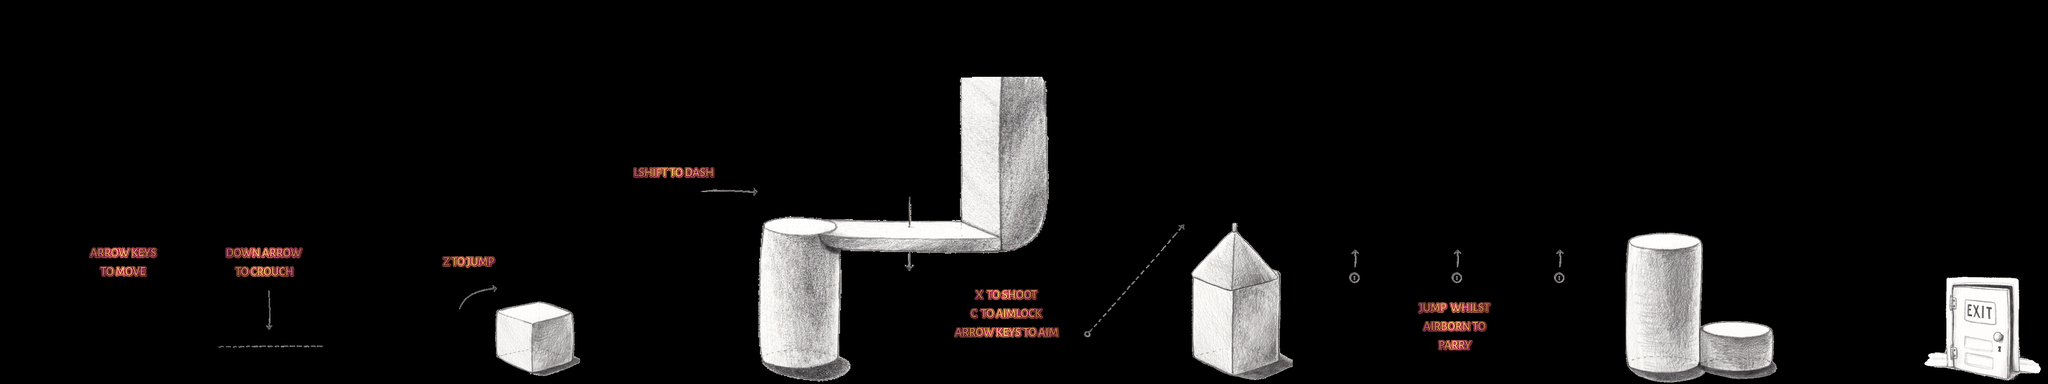

Below is a game level as drawn by its tile map, then a one-line description and the .tmx that defines it (tile-layer data replaced by summaries):
An orthogonal 160x30 tile map with 32x32 px tiles, 3 tile layers (Tile Layer 3, Tile Layer 2, Tile Layer 4), 2 tilesets and 22 objects.

<map version="1.9" tiledversion="1.9.2" orientation="orthogonal" renderorder="right-down" width="160" height="30" tilewidth="32" tileheight="32" infinite="0" nextlayerid="12" nextobjectid="47">
 <editorsettings>
  <export target="Tutorial.lua" format="lua" />
 </editorsettings>
 <tileset firstgid="1" name="Sheet" tilewidth="32" tileheight="32" tilecount="7776" columns="324">
  <image source="TutorialSheet.png" width="10388" height="768" />
 </tileset>
 <tileset firstgid="7777" name="TutorialPompts" tilewidth="300" tileheight="157" tilecount="6" columns="6">
  <image source="../Textures/Tutorial/TutorialPompts.png" width="1800" height="157" />
 </tileset>
 <layer id="6" name="Tile Layer 3" width="160" height="30">
  <data>[4800 cells, 871 non-empty, 871 distinct tile ids]</data>
 </layer>
 <layer id="2" name="Tile Layer 2" width="160" height="30" offsetx="10" offsety="-16">
  <data>[4800 cells, 253 non-empty, 219 distinct tile ids]</data>
 </layer>
 <layer id="8" name="Tile Layer 4" width="160" height="30">
  <data>[4800 cells, 42 non-empty, 42 distinct tile ids]</data>
 </layer>
 <objectgroup id="4" name="Floor">
  <object id="10" x="1239.67" y="799.667" width="180" height="6.66667" />
  <object id="11" x="1909.33" y="576" width="184.667" height="6.66667" />
  <object id="12" x="2990.67" y="682.667" width="206.667" height="6.66667" />
  <object id="13" x="4074" y="615" width="174.667" height="6.66667" />
  <object id="14" x="4252.67" y="832.333" width="172" height="5.33333" />
  <object id="18" x="-8" y="944" width="5112" height="24" />
 </objectgroup>
 <objectgroup id="5" name="Walls">
  <object id="19" x="1235" y="799" width="0.666667" />
  <object id="20" x="1235" y="799" width="4" height="142" />
  <object id="21" x="1420.33" y="800.333" width="2.66667" height="140" />
  <object id="22" x="1902.67" y="576" width="2.33333" height="368" />
  <object id="23" x="2464" y="191" width="3" height="394" />
  <object id="25" x="2091" y="585" width="4" height="359" />
  <object id="26" x="2986" y="685" width="4" height="259" />
  <object id="27" x="3198" y="684" width="4" height="260" />
  <object id="28" x="4068" y="616" width="5" height="330" />
  <object id="29" x="4251" y="615" width="4" height="331" />
  <object id="30" x="4425" y="833" width="4" height="114" />
  <object id="33" x="5034.5" y="-1" width="8" height="966" />
  <object id="34" x="32.25" y="-2.75" width="10" height="944" />
 </objectgroup>
 <objectgroup id="7" name="Platforms">
  <object id="35" x="2094.5" y="576" width="368.5" height="8.5" />
 </objectgroup>
 <objectgroup id="9" name="Destructable">
  <object id="45" x="2985.73" y="578.239" width="213.288" height="106.639" />
 </objectgroup>
 <objectgroup id="10" name="Interactables">
  <object id="46" x="4865" y="697" width="167" height="246" />
 </objectgroup>
</map>